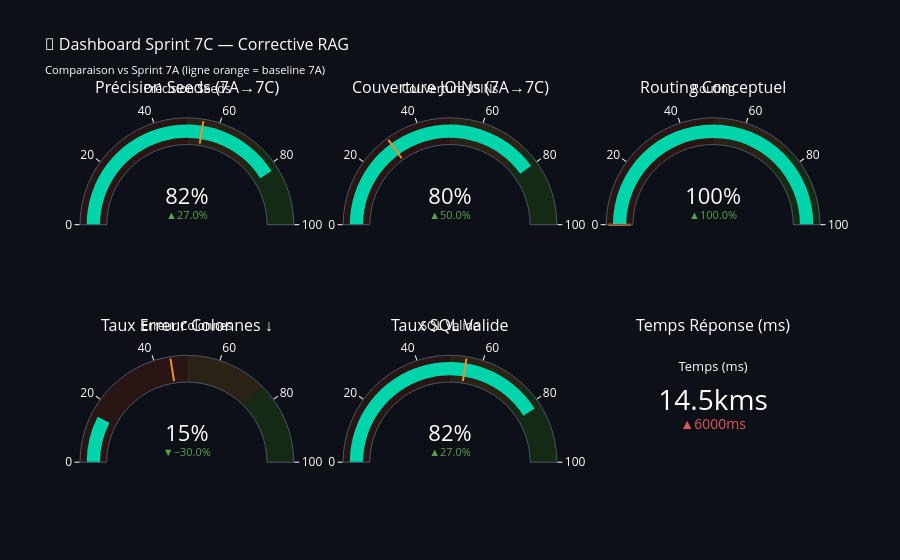

The code cell stored with this chart in its notebook:
### Markdown cell above
## 9. Résumé Final — Dashboard Sprint 7C

### Code cell
# ── Dashboard Plotly interactif ───────────────────────────────────────────
fig = make_subplots(
    rows=2, cols=3,
    subplot_titles=[
        'Précision Seeds (7A→7C)',
        'Couverture JOINs (7A→7C)', 
        'Routing Conceptuel',
        'Taux Erreur Colonnes ↓',
        'Taux SQL Valide',
        'Temps Réponse (ms)',
    ],
    specs=[[{'type':'indicator'}, {'type':'indicator'}, {'type':'indicator'}],
           [{'type':'indicator'}, {'type':'indicator'}, {'type':'indicator'}]]
)

metrics_indicators = [
    ('seed_precision',    'Précision Seeds',    True,  (1,1)),
    ('join_coverage',     'Couverture JOINs',   True,  (1,2)),
    ('conceptual_routed', 'Routing',            True,  (1,3)),
    ('col_error_rate',    'Erreur Colonnes',     False, (2,1)),
    ('sql_valid_rate',    'SQL Valide',          True,  (2,2)),
    ('query_time_ms',     'Temps (ms)',          None,  (2,3)),
]

for metric, title, higher_better, (row, col) in metrics_indicators:
    v7a = list(BENCHMARK_DATA.values())[0][metric]
    v7c = list(BENCHMARK_DATA.values())[2][metric]
    
    if metric == 'query_time_ms':
        fig.add_trace(go.Indicator(
            mode='number+delta',
            value=v7c,
            delta={'reference': v7a, 'valueformat': '.0f', 'suffix': 'ms',
                   'increasing': {'color': '#e15759'}, 'decreasing': {'color': '#59a14f'}},
            title={'text': title, 'font': {'color': 'white', 'size': 13}},
            number={'suffix': 'ms', 'font': {'color': 'white', 'size': 28}},
        ), row=row, col=col)
    else:
        fig.add_trace(go.Indicator(
            mode='gauge+number+delta',
            value=v7c * 100,
            delta={'reference': v7a * 100, 'valueformat': '.1f', 'suffix': '%',
                   'increasing': {'color': '#59a14f' if higher_better else '#e15759'},
                   'decreasing': {'color': '#e15759' if higher_better else '#59a14f'}},
            gauge={
                'axis': {'range': [0, 100], 'tickcolor': 'white'},
                'bar': {'color': '#00d4aa'},
                'bgcolor': '#161b22',
                'bordercolor': '#4a5568',
                'steps': [
                    {'range': [0, 50], 'color': '#2a1515'},
                    {'range': [50, 75], 'color': '#2a2215'},
                    {'range': [75, 100], 'color': '#152a15'},
                ],
                'threshold': {'line': {'color': '#f28e2b', 'width': 2}, 'value': v7a * 100}
            },
            title={'text': title, 'font': {'color': 'white', 'size': 12}},
            number={'suffix': '%', 'font': {'color': 'white', 'size': 22}},
        ), row=row, col=col)

fig.update_layout(
    paper_bgcolor='#0d1117',
    plot_bgcolor='#0d1117',
    title=dict(
        text='🚀 Dashboard Sprint 7C — Corrective RAG<br><sub>Comparaison vs Sprint 7A (ligne orange = baseline 7A)</sub>',
        font=dict(color='white', size=16)
    ),
    height=520,
    font=dict(color='white'),
)
for ann in fig.layout.annotations:
    ann.font.color = 'white'

fig.show()
print('✅ Dashboard interactif affiché')

### Figure 1 — Plotly figure (JSON) as saved in the notebook; plotly's stock layout.template omitted (floating-point values rounded to 4 significant figures)
{"data": [{"delta": {"decreasing": {"color": "#e15759"}, "increasing": {"color": "#59a14f"}, "reference": 55.0, "suffix": "%", "valueformat": ".1f"}, "domain": {"x": [0, 0.2889], "y": [0.625, 1]}, "gauge": {"axis": {"range": [0, 100], "tickcolor": "white"}, "bar": {"color": "#00d4aa"}, "bgcolor": "#161b22", "bordercolor": "#4a5568", "steps": [{"color": "#2a1515", "range": [0, 50]}, {"color": "#2a2215", "range": [50, 75]}, {"color": "#152a15", "range": [75, 100]}], "threshold": {"line": {"color": "#f28e2b", "width": 2}, "value": 55.0}}, "mode": "gauge+number+delta", "number": {"font": {"color": "white", "size": 22}, "suffix": "%"}, "title": {"font": {"color": "white", "size": 12}, "text": "Précision Seeds"}, "type": "indicator", "value": 82}, {"delta": {"decreasing": {"color": "#e15759"}, "increasing": {"color": "#59a14f"}, "reference": 30, "suffix": "%", "valueformat": ".1f"}, "domain": {"x": [0.3556, 0.6444], "y": [0.625, 1]}, "gauge": {"axis": {"range": [0, 100], "tickcolor": "white"}, "bar": {"color": "#00d4aa"}, "bgcolor": "#161b22", "bordercolor": "#4a5568", "steps": [{"color": "#2a1515", "range": [0, 50]}, {"color": "#2a2215", "range": [50, 75]}, {"color": "#152a15", "range": [75, 100]}], "threshold": {"line": {"color": "#f28e2b", "width": 2}, "value": 30}}, "mode": "gauge+number+delta", "number": {"font": {"color": "white", "size": 22}, "suffix": "%"}, "title": {"font": {"color": "white", "size": 12}, "text": "Couverture JOINs"}, "type": "indicator", "value": 80}, {"delta": {"decreasing": {"color": "#e15759"}, "increasing": {"color": "#59a14f"}, "reference": 0, "suffix": "%", "valueformat": ".1f"}, "domain": {"x": [0.7111, 1], "y": [0.625, 1]}, "gauge": {"axis": {"range": [0, 100], "tickcolor": "white"}, "bar": {"color": "#00d4aa"}, "bgcolor": "#161b22", "bordercolor": "#4a5568", "steps": [{"color": "#2a1515", "range": [0, 50]}, {"color": "#2a2215", "range": [50, 75]}, {"color": "#152a15", "range": [75, 100]}], "threshold": {"line": {"color": "#f28e2b", "width": 2}, "value": 0}}, "mode": "gauge+number+delta", "number": {"font": {"color": "white", "size": 22}, "suffix": "%"}, "title": {"font": {"color": "white", "size": 12}, "text": "Routing"}, "type": "indicator", "value": 100}, {"delta": {"decreasing": {"color": "#59a14f"}, "increasing": {"color": "#e15759"}, "reference": 45, "suffix": "%", "valueformat": ".1f"}, "domain": {"x": [0, 0.2889], "y": [0, 0.375]}, "gauge": {"axis": {"range": [0, 100], "tickcolor": "white"}, "bar": {"color": "#00d4aa"}, "bgcolor": "#161b22", "bordercolor": "#4a5568", "steps": [{"color": "#2a1515", "range": [0, 50]}, {"color": "#2a2215", "range": [50, 75]}, {"color": "#152a15", "range": [75, 100]}], "threshold": {"line": {"color": "#f28e2b", "width": 2}, "value": 45}}, "mode": "gauge+number+delta", "number": {"font": {"color": "white", "size": 22}, "suffix": "%"}, "title": {"font": {"color": "white", "size": 12}, "text": "Erreur Colonnes"}, "type": "indicator", "value": 15}, {"delta": {"decreasing": {"color": "#e15759"}, "increasing": {"color": "#59a14f"}, "reference": 55.0, "suffix": "%", "valueformat": ".1f"}, "domain": {"x": [0.3556, 0.6444], "y": [0, 0.375]}, "gauge": {"axis": {"range": [0, 100], "tickcolor": "white"}, "bar": {"color": "#00d4aa"}, "bgcolor": "#161b22", "bordercolor": "#4a5568", "steps": [{"color": "#2a1515", "range": [0, 50]}, {"color": "#2a2215", "range": [50, 75]}, {"color": "#152a15", "range": [75, 100]}], "threshold": {"line": {"color": "#f28e2b", "width": 2}, "value": 55.0}}, "mode": "gauge+number+delta", "number": {"font": {"color": "white", "size": 22}, "suffix": "%"}, "title": {"font": {"color": "white", "size": 12}, "text": "SQL Valide"}, "type": "indicator", "value": 82}, {"delta": {"decreasing": {"color": "#59a14f"}, "increasing": {"color": "#e15759"}, "reference": 8500, "suffix": "ms", "valueformat": ".0f"}, "domain": {"x": [0.7111, 1], "y": [0, 0.375]}, "mode": "number+delta", "number": {"font": {"color": "white", "size": 28}, "suffix": "ms"}, "title": {"font": {"color": "white", "size": 13}, "text": "Temps (ms)"}, "type": "indicator", "value": 14500}], "layout": {"annotations": [{"font": {"color": "white", "size": 16}, "showarrow": false, "text": "Précision Seeds (7A→7C)", "x": 0.1444, "xanchor": "center", "xref": "paper", "y": 1, "yanchor": "bottom", "yref": "paper"}, {"font": {"color": "white", "size": 16}, "showarrow": false, "text": "Couverture JOINs (7A→7C)", "x": 0.5, "xanchor": "center", "xref": "paper", "y": 1, "yanchor": "bottom", "yref": "paper"}, {"font": {"color": "white", "size": 16}, "showarrow": false, "text": "Routing Conceptuel", "x": 0.8556, "xanchor": "center", "xref": "paper", "y": 1, "yanchor": "bottom", "yref": "paper"}, {"font": {"color": "white", "size": 16}, "showarrow": false, "text": "Taux Erreur Colonnes ↓", "x": 0.1444, "xanchor": "center", "xref": "paper", "y": 0.375, "yanchor": "bottom", "yref": "paper"}, {"font": {"color": "white", "size": 16}, "showarrow": false, "text": "Taux SQL Valide", "x": 0.5, "xanchor": "center", "xref": "paper", "y": 0.375, "yanchor": "bottom", "yref": "paper"}, {"font": {"color": "white", "size": 16}, "showarrow": false, "text": "Temps Réponse (ms)", "x": 0.8556, "xanchor": "center", "xref": "paper", "y": 0.375, "yanchor": "bottom", "yref": "paper"}], "autosize": true, "font": {"color": "white"}, "paper_bgcolor": "#0d1117", "plot_bgcolor": "#0d1117", "title": {"font": {"color": "white", "size": 16}, "text": "🚀 Dashboard Sprint 7C — Corrective RAG<br><sub>Comparaison vs Sprint 7A (ligne orange = baseline 7A)</sub>"}}}
